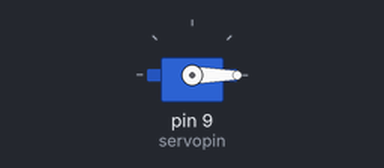
Bench run of a sketch on a simulated Arduino Uno, built with avr-gcc and run on an emulated ATmega328P. Parts: servo.

Above: at 0.05 s.
At 3.5 s:
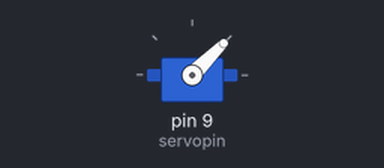
At 7.0 s:
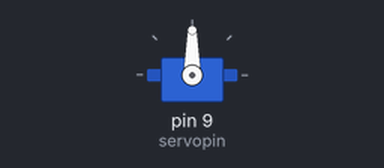
At 14.0 s:
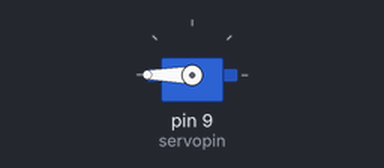
Timing chart, 0 to 18.2 s (numbered marks = the images above):
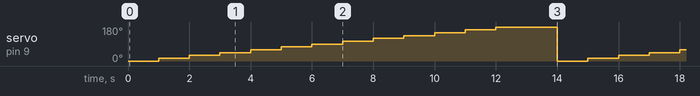

Measured:
- by itself, servo on pin 9 (servopin): repeats every 14.0 s: 30° 1.0 s, 45° 1.0 s, 60° 1.0 s, 75° 1.0 s, 90° 1.0 s, 105° 1.0 s, 120° 1.0 s, 135° 1.0 s, 150° 1.0 s, 165° 1.0 s, 180° 2.0 s, 0° 1.0 s, 15° 1.0 s

The sketch:

Servo_mottor.ino
```cpp
#include <Servo.h>

int servopin=9;
int servopos=0;
int dt=1000;
Servo myServo;

void setup() {
  // put your setup code here, to run once:
  Serial.begin(9600);
  myServo.attach(servopin);
}

void loop() {
  // put your main code here, to run repeatedly:
  while (servopos <= 180){
    myServo.write(servopos);
    delay(dt);
    servopos = servopos + 15;
  }
  servopos = 0;
  delay(dt);
}
```
